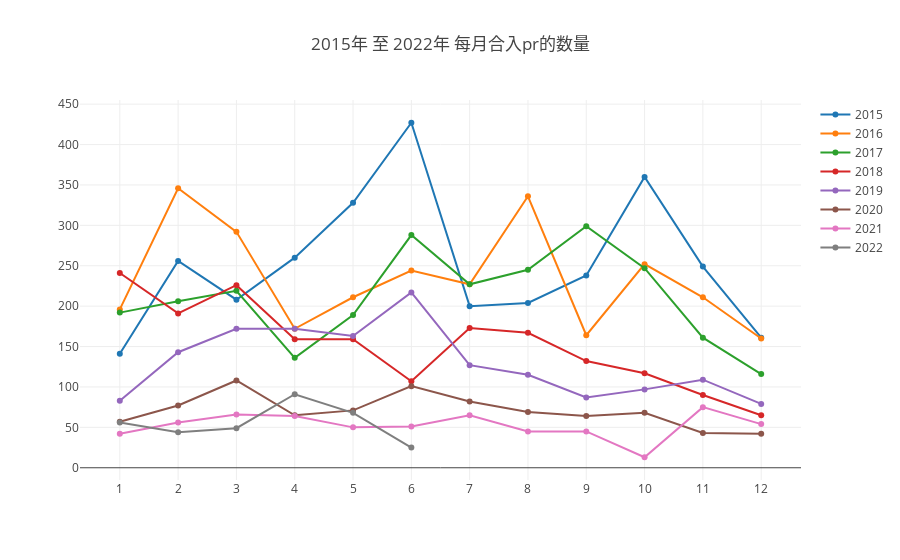

Notebook source saved alongside this figure:
### Markdown cell above
#### （2）每月合入PR个数（注意，关闭 PR 不等于合入）

### Code cell
var q = `SELECT  toYear(created_at) as Year, toMonth(created_at) as Month, count(pull_merged) as num
    From github_log.events
    where repo_id =${repo_id} and type='PullRequestEvent' and pull_merged=1
    Group by toYear(created_at),toMonth(created_at)`;
(openDigger.driver.clickhouse.query(q)).then(data=>{
    //排序
    data.sort(function(a,b){
    return a['Month']-b['Month'];
    })

    Alldata=[]
    Year=[2015,2016,2017,2018,2019,2020,2021,2022]
    for(var i=0;i<Year.length;i++){
        var y=[]
        var x=[]
        data.forEach((d,index)=>{
            if(d['Year']==Year[i]){
                var x_index=x.indexOf(d['Month'])
                if(x_index===-1){
                    y.push(parseInt(d['num']))
                    x.push(d['Month'])
                }
                else {
                    y[x_index]+=parseInt(d['num'])
                }}
})
    Alldata.push({y: y,x:x,name:Year[i]})
    }
   openDigger.render.plotly(Alldata, {
        title:  `${startYear}年 至 ${year}年 每月合入pr的数量`,
        xaxis: {type: 'category'}
    });
    var tableData=[]
    Alldata.forEach((d,index)=>{
    //console.log(d)
    var table={}
    table['年份']=d['name']
    for(var i = 0;i<d['y'].length;i++){
       table[(d['x'][i])+'月']=d['y'][i]
        }
    tableData.push(table)
});
    console.table(tableData)
})

### Figure 1 — Plotly figure (JSON) as saved in the notebook; plotly's stock layout.template omitted (floating-point values rounded to 4 significant figures)
{"data": [{"name": 2015, "x": [1, 2, 3, 4, 5, 6, 7, 8, 9, 10, 11, 12], "y": [141, 256, 208, 260, 328, 427, 200, 204, 238, 360, 249, 161]}, {"name": 2016, "x": [1, 2, 3, 4, 5, 6, 7, 8, 9, 10, 11, 12], "y": [196, 346, 292, 172, 211, 244, 227, 336, 164, 252, 211, 160]}, {"name": 2017, "x": [1, 2, 3, 4, 5, 6, 7, 8, 9, 10, 11, 12], "y": [192, 206, 219, 136, 189, 288, 227, 245, 299, 247, 161, 116]}, {"name": 2018, "x": [1, 2, 3, 4, 5, 6, 7, 8, 9, 10, 11, 12], "y": [241, 191, 226, 159, 159, 107, 173, 167, 132, 117, 90, 65]}, {"name": 2019, "x": [1, 2, 3, 4, 5, 6, 7, 8, 9, 10, 11, 12], "y": [83, 143, 172, 172, 163, 217, 127, 115, 87, 97, 109, 79]}, {"name": 2020, "x": [1, 2, 3, 4, 5, 6, 7, 8, 9, 10, 11, 12], "y": [57, 77, 108, 65, 71, 101, 82, 69, 64, 68, 43, 42]}, {"name": 2021, "x": [1, 2, 3, 4, 5, 6, 7, 8, 9, 10, 11, 12], "y": [42, 56, 66, 64, 50, 51, 65, 45, 45, 13, 75, 54]}, {"name": 2022, "x": [1, 2, 3, 4, 5, 6], "y": [56, 44, 49, 91, 68, 25]}], "layout": {"autosize": true, "title": {"text": "2015年 至 2022年 每月合入pr的数量"}, "xaxis": {"autorange": true, "range": [-0.6756, 11.68], "type": "category"}, "yaxis": {"autorange": true, "range": [-21.17, 461.2], "type": "linear"}}}
